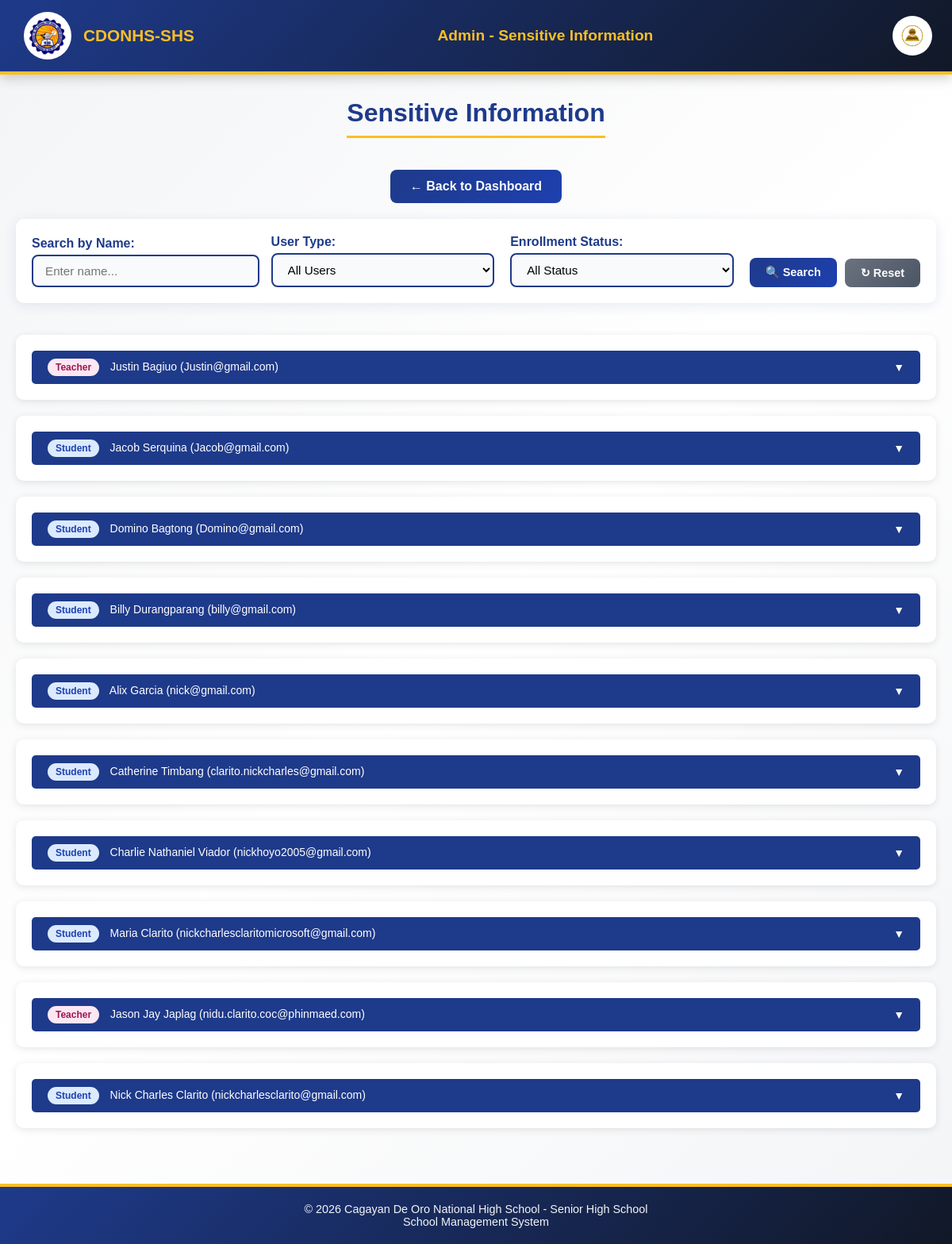
/Website_Files/Admin_Files/sensitive_information.php (signed in), run on the app's committed database.
### tables this page shows
CREATE TABLE `teacher_applications` (
  `teacher_application_id` int(11) NOT NULL,
  `first_name` varchar(100) NOT NULL,
  `last_name` varchar(100) NOT NULL,
  `middle_name` varchar(100) DEFAULT NULL,
  `extension_name` varchar(20) DEFAULT NULL,
  `date_of_birth` date NOT NULL,
  `sex` enum('male','female') NOT NULL,
  `civil_status` enum('single','married','divorced','widowed') NOT NULL,
  `contact_number` varchar(20) NOT NULL,
  `email` varchar(150) NOT NULL,
  `facebook_profile` varchar(255) DEFAULT NULL,
  `house_number_street` varchar(255) NOT NULL,
  `barangay` varchar(100) NOT NULL,
  `city_municipality` varchar(100) NOT NULL,
  `province` varchar(100) NOT NULL,
  `current_school` varchar(255) NOT NULL,
  `highest_education` enum('Bachelors','Masters','Doctorate','Other') NOT NULL,
  `specialization` varchar(255) NOT NULL,
  `application_status` enum('Pending','Approved','Rejected','Conditionally Approved') DEFAULT 'Pending',
  `remarks` text DEFAULT NULL,
  `date_submitted` timestamp NOT NULL DEFAULT current_timestamp(),
  `resume_cv` varchar(255) DEFAULT NULL,
  `prc_id_copy` varchar(255) DEFAULT NULL,
  `certificates` varchar(255) DEFAULT NULL,
  `other_documents` varchar(255) DEFAULT NULL,
  `profile_image` varchar(255) DEFAULT NULL
);

CREATE TABLE `student_applications` (
  `application_id` int(11) NOT NULL,
  `first_name` varchar(100) NOT NULL,
  `last_name` varchar(100) NOT NULL,
  `middle_name` varchar(100) DEFAULT NULL,
  `extension_name` varchar(20) DEFAULT NULL,
  `lrn` varchar(12) NOT NULL,
  `date_of_birth` date NOT NULL,
  `sex` enum('male','female') NOT NULL,
  `civil_status` enum('single','married','divorced','widowed') NOT NULL,
  `house_number_street` varchar(255) NOT NULL,
  `barangay` varchar(100) NOT NULL,
  `city_municipality` varchar(100) NOT NULL,
  `province` varchar(100) NOT NULL,
  `contact_number` varchar(20) NOT NULL,
  `email` varchar(150) NOT NULL,
  `facebook_profile` varchar(255) DEFAULT NULL,
  `current_school` varchar(255) NOT NULL,
  `school_classification` enum('public','private') NOT NULL,
  `enrollment_type` enum('New','Transferee','Balik-Eskwela') NOT NULL DEFAULT 'New',
  `year_graduated` year(4) NOT NULL,
  `father_guardian_name` varchar(150) NOT NULL,
  `father_guardian_contact` varchar(20) NOT NULL,
  `mother_guardian_name` varchar(150) NOT NULL,
  `mother_guardian_contact` varchar(20) NOT NULL,
  `psa_birth_certificate` varchar(255) DEFAULT NULL,
  `form_138` varchar(255) DEFAULT NULL,
  `student_id_copy` varchar(255) DEFAULT NULL,
  `application_status` enum('Pending','Approved','Rejected','Conditionally Approved') DEFAULT 'Pending',
  `remarks` text DEFAULT NULL,
  `date_submitted` timestamp NOT NULL DEFAULT current_timestamp(),
  `profile_image` varchar(255) DEFAULT NULL
);

### Back_End_Files/PHP_Files/sensitive_information_backend.php (called while the page is built, shortened)
<?php
include "../../DB_Connection/Connection.php";
$search_name = isset($_GET['search_name']) ? trim($_GET['search_name']) : '';
$filter_user_type = isset($_GET['filter_user_type']) ? trim($_GET['filter_user_type']) : '';
$studentSql = "SELECT
    sa.application_id,
    sa.first_name,
    sa.last_name,
    sa.middle_name,
    sa.extension_name,
    sa.date_of_birth,
    sa.sex,
    sa.civil_status,
    sa.house_number_street,
    sa.barangay,
    sa.city_municipality,
    sa.province,
    sa.contact_number,
    sa.email,
    sa.facebook_profile,
    sa.current_school,
    sa.school_classification,
    sa.enrollment_type,
    sa.year_graduated,
    sa.father_guardian_name,
    sa.father_guardian_contact,
    sa.mother_guardian_name,
    sa.mother_guardian_contact,
    sa.psa_birth_certificate,
    sa.form_138,
    sa.student_id_copy,
    sa.profile_image,
    sa.application_status,
    sa.remarks,
    sa.date_submitted,
    'Student' as user_type
FROM student_applications sa
WHERE 1=1";
$studentSql .= " ORDER BY sa.date_submitted DESC";
$teacherSql = "SELECT
    ta.teacher_application_id as application_id,
    ta.first_name,
    ta.last_name,
    ta.middle_name,
    ta.extension_name,
    ta.date_of_birth,
    ta.sex,
    ta.civil_status,
    ta.house_number_street,
    ta.barangay,
    ta.city_municipality,
    ta.province,
    ta.contact_number,
    ta.email,
    ta.facebook_profile,
    ta.current_school,
    ta.highest_education,
    ta.specialization,
    ta.resume_cv,
    ta.prc_id_copy,
    ta.certificates,
    ta.other_documents,
    ta.profile_image,
    ta.application_status,
    ta.remarks,
    ta.date_submitted,
    'Teacher' as user_type
FROM teacher_applications ta
WHERE 1=1";
$teacherSql .= " ORDER BY ta.date_submitted DESC";
$allResults = [];
if (empty($filter_user_type) || $filter_user_type === 'Student') {
    $studentResult = $connection->query($studentSql);
    if ($studentResult) {
        while ($row = $studentResult->fetch_assoc()) {
            $allResults[] = $row;
        }
    }
}
if (empty($filter_user_type) || $filter_user_type === 'Teacher') {
    $teacherResult = $connection->query($teacherSql);
    if ($teacherResult) {
        while ($row = $teacherResult->fetch_assoc()) {
            $allResults[] = $row;
        }
    }
}
?>

### Website_Files/Admin_Files/sensitive_information.php (the view, shortened to what this page needs)
<?php
include "../../Back_End_Files/PHP_Files/sensitive_information_backend.php";
?>
<!DOCTYPE html>
<html lang="en">
<head>
    <link rel="stylesheet" href="../../Design/main_design.css">
    <link rel="stylesheet" href="../../Design/profile_dropdown.css">
    <link rel="stylesheet" href="../../Design/admin/application_list_design.css">
    <link rel="stylesheet" href="../../Design/admin/sensitive_information_design.css">
</head>
<body>
    <div class="header">
        <div class="left">
            <img src="../../Assets/LOGO.png" alt="CDONSHS Logo">
            <span>CDONHS-SHS</span>
        </div>
        <div class="center">
            Admin - Sensitive Information
        </div>
        <div class="right">
            <button class="profile-btn" type="button">
                <img src="../../Assets/admin_profile.png">
            </button>
        </div>
    </div>
    <div class="page-title">
        <h1>Sensitive Information</h1>
    </div>
    <div class="nav-links">
        <a href="home.php">← Back to Dashboard</a>
    </div>
    <div class="filter-section">
        <form method="GET" class="filter-form">
            <div class="filter-row">
                <div class="filter-group">
                    <label for="search_name">Search by Name:</label>
                    <input type="text" id="search_name" name="search_name"
                           placeholder="Enter name..."
                           value="<?= htmlspecialchars($search_name); ?>">
                </div>
                <div class="filter-group">
                    <label for="filter_user_type">User Type:</label>
                    <select id="filter_user_type" name="filter_user_type">
                        <option value="">All Users</option>
                    </select>
                </div>
                <div class="filter-group">
                    <label for="filter_status">Enrollment Status:</label>
                    <select id="filter_status" name="filter_status">
                        <option value="">All Status</option>
                    </select>
                </div>
                <div class="filter-buttons">
                    <button type="submit" class="btn btn-filter">🔍 Search</button>
                    <a href="sensitive_information.php" class="btn btn-reset">↻ Reset</a>
                </div>
            </div>
        </form>
    </div>
    <div class="sensitive-info-container">
        <?php if (!empty($allResults)): ?>
            <?php foreach ($allResults as $record): ?>
                <div class="detail-card">
                    <button class="expand-btn" onclick="toggleDetails(this)">
                        <span>
                            <span class="user-type-badge <?= $record['user_type'] === 'Student' ? 'badge-student' : 'badge-teacher'; ?>">
                                <?= htmlspecialchars($record['user_type']); ?>
                            </span>
                            <?= htmlspecialchars($record['first_name'] . ' ' . $record['last_name']); ?>
                            (<?= htmlspecialchars($record['email']); ?>)
                        </span>
                        <span class="expand-icon">▼</span>
                    </button>
                </div>
            <?php endforeach; ?>
        <?php endif; ?>
    </div>
    <div class="footer">
        © 2026 Cagayan De Oro National High School - Senior High School
        <br>
        School Management System
    </div>
</body>
</html>

### Design/main_design.css (style rules this page uses)
body { margin: 0; font-family: Arial, sans-serif; background: #f3f4f6; color: #111827; }
.header { background: linear-gradient(135deg, #1e3a8a, #111827); color: white; padding: 15px 30px; display: flex; align-items: center; justify-content: space-between; border-bottom: 4px solid #fbbf24; }
.header .left, .header .right { display: flex; align-items: center; gap: 15px; }
.header img { width: 50px; height: 50px; border-radius: 50%; background: #fff; padding: 5px; }
.header .center { text-align: center; flex: 1; font-weight: bold; font-size: 1.1em; color: #fbbf24; }
.footer { background: #111827; color: #f3f4f6; text-align: center; padding: 15px; border-top: 4px solid #fbbf24; font-size: 0.9em; }

### Design/profile_dropdown.css (style rules this page uses)
.profile-btn { background: none; border: none; padding: 0; margin: 0; width: 40px; height: 40px; cursor: pointer; display: flex; align-items: center; justify-content: center; }
.profile-btn img { width: 100%; height: 100%; object-fit: contain; }

### Design/admin/application_list_design.css (style rules this page uses)
body { font-family: Arial, sans-serif; margin: 0; padding: 0; background: linear-gradient(135deg, #f3f4f6 0%, #ffffff 50%, #f3f4f6 100%); min-height: 100vh; color: #333; }
.header { background: linear-gradient(135deg, #1e3a8a 0%, #111827 100%); color: white; padding: 15px 30px; display: flex; justify-content: space-between; align-items: center; box-shadow: 0 4px 15px rgba(0, 0, 0, 0.2); }
.header .left { display: flex; align-items: center; gap: 15px; }
.header .left img { width: 50px; height: 50px; border-radius: 50%; }
.header .left span { font-size: 1.3em; font-weight: bold; color: #fbbf24; }
.header .center { font-size: 1.2em; font-weight: bold; color: #fbbf24; }
.header .right { position: relative; }
.page-title { text-align: center; padding: 30px 20px 20px; }
.page-title h1 { color: #1e3a8a; margin: 0; font-size: 2em; border-bottom: 3px solid #fbbf24; display: inline-block; padding-bottom: 10px; }
.nav-links { display: flex; justify-content: center; gap: 20px; padding: 20px; flex-wrap: wrap; }
.nav-links a { background: linear-gradient(135deg, #1e3a8a 0%, #1e40af 100%); color: white; padding: 12px 25px; border-radius: 8px; text-decoration: none; font-weight: bold; transition: background 0.3s, transform 0.2s; }
select { padding: 10px 15px; border: 2px solid #1e3a8a; border-radius: 8px; font-family: inherit; font-size: 0.9em; background-color: #f9fafb; cursor: pointer; transition: border-color 0.3s, box-shadow 0.3s; }
option { padding: 10px; }
.btn { padding: 10px 20px; border: none; border-radius: 8px; font-family: inherit; font-size: 0.9em; font-weight: bold; cursor: pointer; transition: background 0.3s, transform 0.2s; }
.footer { background: linear-gradient(135deg, #1e3a8a 0%, #111827 100%); color: #f3f4f6; text-align: center; padding: 20px; margin-top: 30px; }
.filter-section { background: white; padding: 20px; margin: 0 20px 20px; border-radius: 10px; box-shadow: 0 3px 15px rgba(30, 58, 138, 0.1); }
.filter-form { max-width: 100%; }
.filter-row { display: flex; flex-wrap: wrap; gap: 20px; align-items: flex-end; }
.filter-group { flex: 1; min-width: 200px; }
.filter-group label { display: block; margin-bottom: 5px; font-weight: bold; color: #1e3a8a; }
.filter-group input[type="text"], .filter-group select { width: 100%; padding: 10px 15px; border: 2px solid #1e3a8a; border-radius: 8px; font-size: 0.95em; background-color: #f9fafb; transition: border-color 0.3s, box-shadow 0.3s; }
.filter-buttons { display: flex; gap: 10px; align-items: flex-end; }
.btn-filter { background: linear-gradient(135deg, #1e3a8a 0%, #1e40af 100%); color: white; padding: 10px 20px; }
.btn-reset { background: linear-gradient(135deg, #6b7280 0%, #4b5563 100%); color: white; padding: 10px 20px; text-decoration: none; display: inline-block; }
#search_name { width: 90%; }

### data on the page
teacher_applications: user_type "Teacher", first_name+last_name "Justin Bagiuo", email "Justin@gmail.com"
student_applications: user_type "Student", first_name+last_name "Jacob Serquina", email "Jacob@gmail.com"
student_applications: user_type "Student", first_name+last_name "Domino Bagtong", email "Domino@gmail.com"
student_applications: user_type "Student", first_name+last_name "Billy Durangparang", email "billy@gmail.com"
student_applications: user_type "Student", first_name+last_name "Alix Garcia", email "nick@gmail.com"
student_applications: user_type "Student", first_name+last_name "Catherine Timbang", email "clarito.nickcharles@gmail.com"
student_applications: user_type "Student", first_name+last_name "Charlie Nathaniel Viador", email "nickhoyo2005@gmail.com"
student_applications: user_type "Student", first_name+last_name "Maria Clarito", email "nickcharlesclaritomicrosoft@gmail.com"
teacher_applications: user_type "Teacher", first_name+last_name "Jason Jay Japlag", email "nidu.clarito.coc@phinmaed.com"
student_applications: user_type "Student", first_name+last_name "Nick Charles Clarito", email "nickcharlesclarito@gmail.com"
